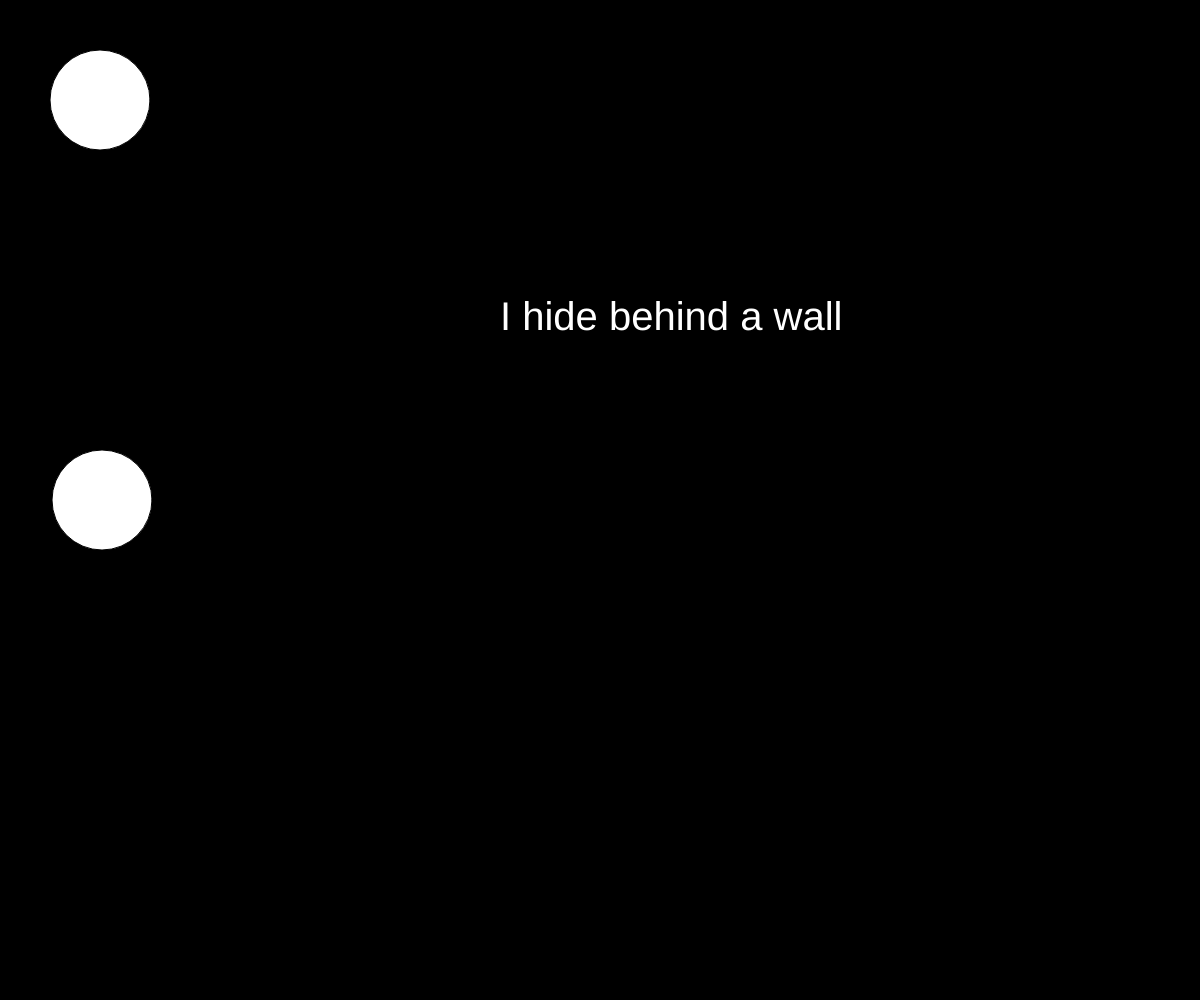
Frame 1 (no input)
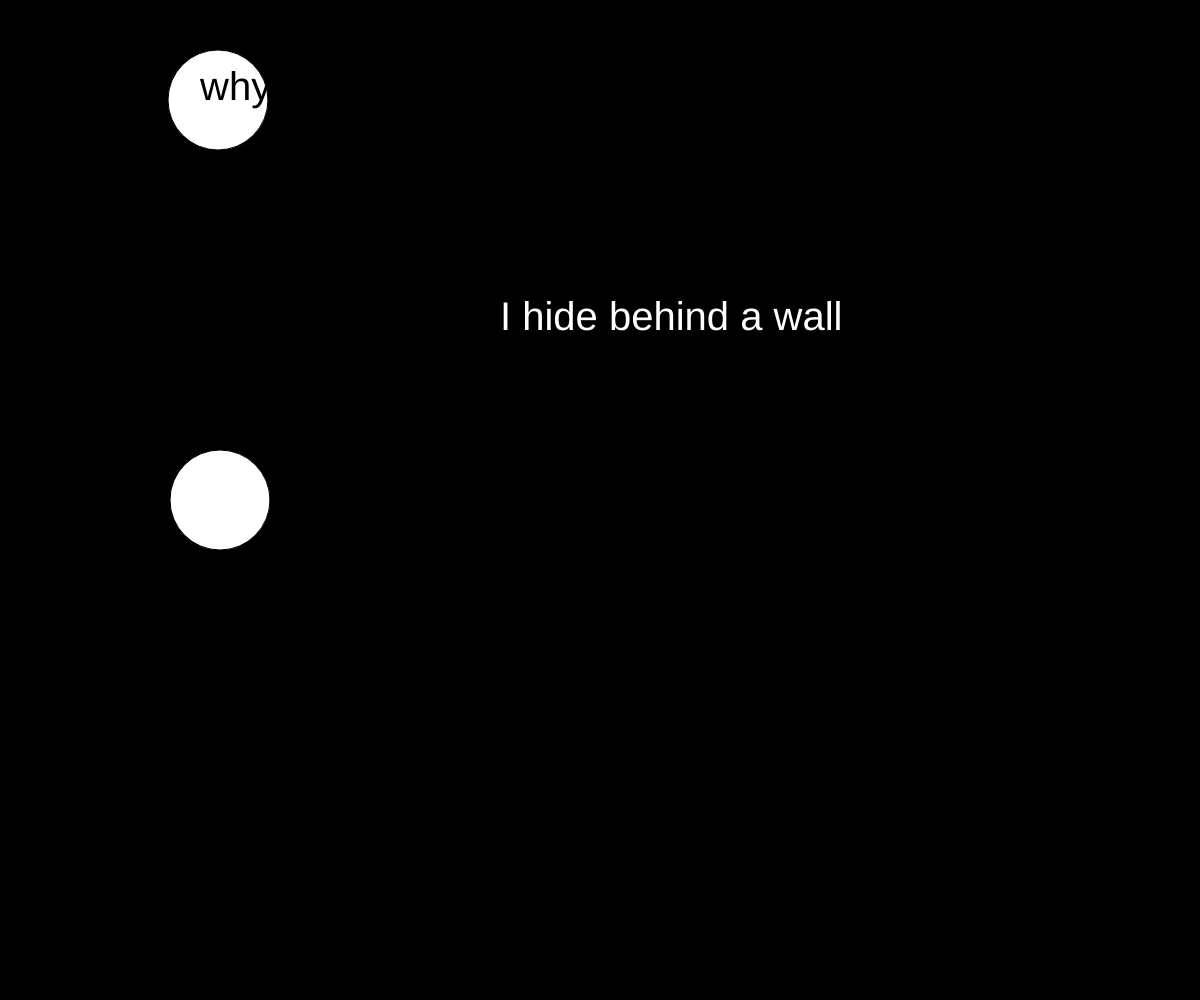
Frame 60 (no input)
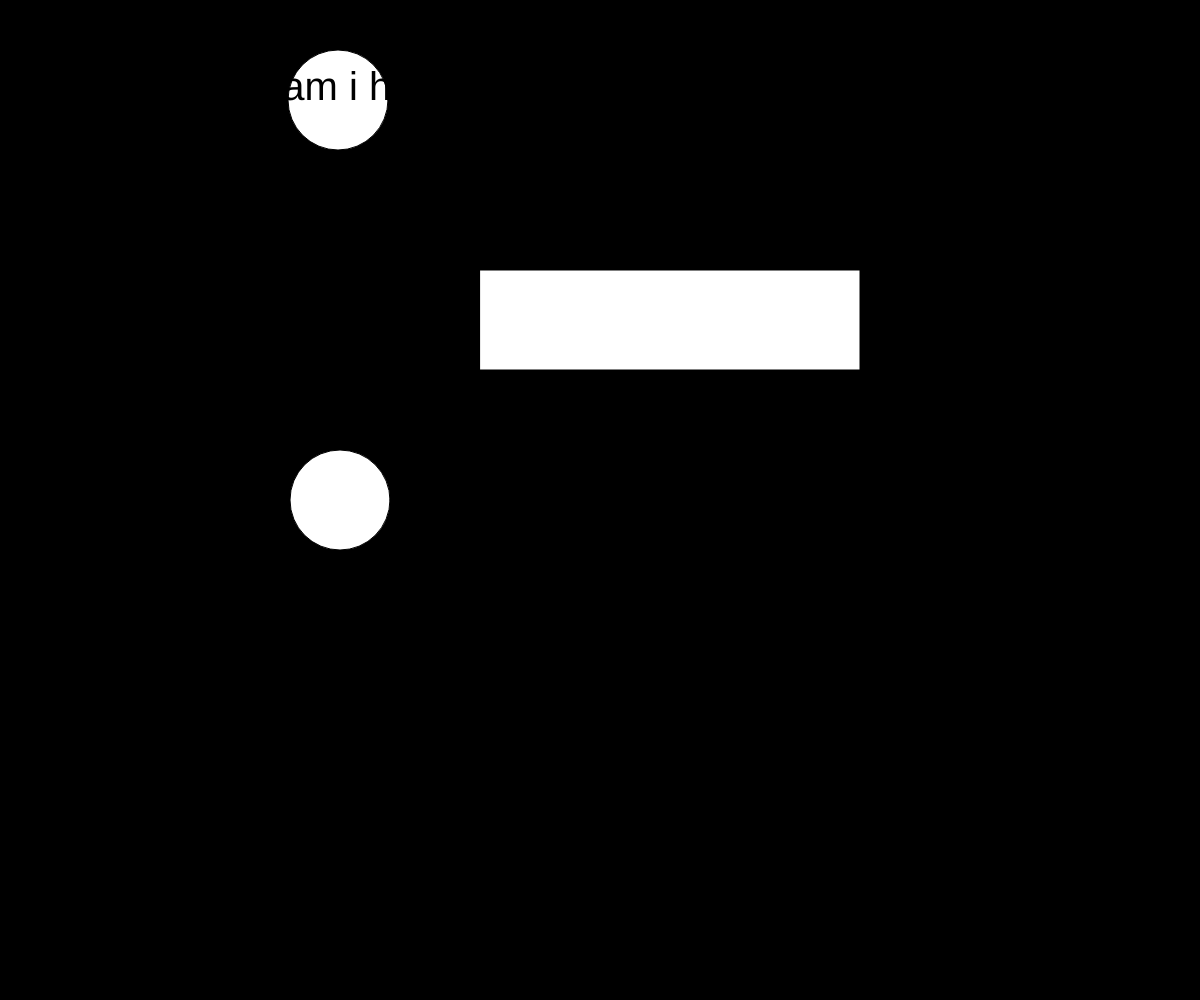
Frame 120 (the mouse pressed at the canvas centre since frame 60)

The p5.js sketch that drew these frames (run headless with seeded random() and noise() and a simulated clock; from frame 60 on, the mouse is pressed at the canvas centre):

// p5.js sketch
// ── sketch.js
/* global alpha blue brightness color green hue lerpColor lightness red saturation p5.Color background clear colorMode fill noFill noStroke stroke arc ellipse circle line point quad rect square triangle ellipseMode noSmooth rectMode smooth strokeCap strokeJoin strokeWeight bezier bezierDetail bezierPoint bezierTangent curve curveDetail curveTightness curvePoint curveTangent beginContour beginShape bezierVertex curveVertex endContour endShape quadraticVertex vertex plane box sphere cylinder cone ellipsoid torus p5.Geometry loadModel model HALF_PI PI QUARTER_PI TAU TWO_PI DEGREES RADIANS print frameCount deltaTime focused cursor frameRate noCursor displayWidth displayHeight windowWidth windowHeight windowResized width height fullscreen pixelDensity displayDensity getURL getURLPath getURLParams preload setup draw remove disableFriendlyErrors noLoop loop push pop redraw p5.Element select selectAll removeElements changed input createDiv createP createSpan createImg createA createSlider createButton createCheckbox createSelect createRadio createColorPicker createInput createFileInput createVideo createAudio VIDEO AUDIO createCapture createElement p5.MediaElement p5.Graphics createCanvas resizeCanvas noCanvas createGraphics blendMode setAttributes applyMatrix resetMatrix rotate rotateX rotateY rotateZ scale shearX shearY translate storeItem getItem clearStorage removeItem createStringDict createNumberDict p5.TypedDict p5.NumberDict append arrayCopy concat reverse shorten shuffle sort splice subset float int str boolean byte char unchar hex unhex join match matchAll nf nfc nfp nfs split splitTokens trim deviceOrientation accelerationX accelerationY accelerationZ pAccelerationX pAccelerationY pAccelerationZ rotationX rotationY rotationZ pRotationX pRotationY pRotationZ turnAxis setMoveThreshold setShakeThreshold deviceMoved deviceTurned deviceShaken keyIsPressed key keyCode keyPressed keyReleased keyTyped keyIsDown movedX movedY mouseX mouseY pmouseX pmouseY winMouseX winMouseY pwinMouseX pwinMouseY mouseButton mouseIsPressed mouseMoved mouseDragged mousePressed mouseReleased mouseClicked doubleClicked mouseWheel requestPointerLock exitPointerLock touches touchStarted touchMoved touchEnded createImage saveCanvas saveFrames p5.Image loadImage image tint noTint imageMode pixels blend copy filter get loadPixels set updatePixels loadJSON loadStrings loadTable loadXML loadBytes httpGet httpPost httpDo p5.XML createWriter p5.PrintWriter save saveJSON saveStrings saveTable p5.Table p5.TableRow day hour minute millis month second year createVector p5.Vector abs ceil constrain dist exp floor lerp log mag map max min norm pow round sq sqrt noise noiseDetail noiseSeed randomSeed random randomGaussian acos asin atan atan2 cos sin tan degrees radians angleMode textAlign textLeading textSize textStyle textWidth textAscent textDescent loadFont text textFont p5.Font orbitControl debugMode noDebugMode ambientLight directionalLight pointLight lights lightFalloff loadShader createShader shader resetShader normalMaterial texture textureMode textureWrap ambientMaterial emissiveMaterial specularMaterial shininess p5.Shader camera perspective ortho createCamera p5.Camera setCamera */
var x= 100
var speed= 2

function setup () {
  // put setup code here
  createCanvas(window.innerWidth, window.innerHeight)
}

function draw () {
background (0)

  fill(255)
  ellipse(x,100,100)
  fill(0)
  text("why am i here", 200, 100)
  textSize(20)
  if(x>window.Innerwidth) {
    speed= -2
  }

x= x+speed

  fill(255)
  ellipse(x,500,100)
  fill(0)
  text("where mirrors can't find me", 850, 500)
  textSize(40)

  if (mouseX>450) {
    fill(255)
    rect(480,270,380,100)
    fill(255)
  } else {
    fill(255)
    text("I hide behind a wall",500,330)
    textSize(40)
  }
}
